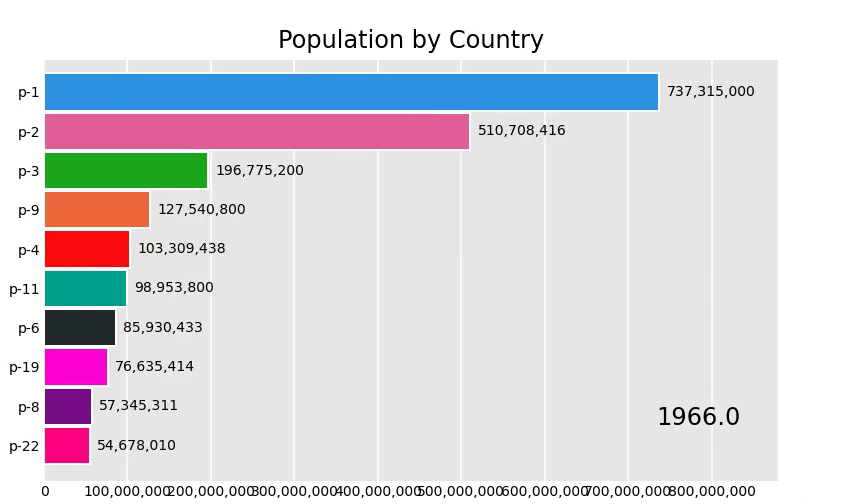
#> input picture frame 61 of population.mp4, 864 x 504 px
$ python '26.Background subtraction.py'
#> lines starting #> are read from the running program, lines starting #| are printed output that depends on the picture; after the words box and inside, x2 and y2 are one past the last pixel; in counts of white or black regions, pixels touching at a corner belong together
# Python code for Background subtraction using OpenCV
import numpy as np
import cv2

cap = cv2.VideoCapture(r'H:\MyGitCodes\population.mp4')
fgbg = cv2.createBackgroundSubtractorMOG2()

while(1):
	ret, frame = cap.read()
#> frame is the input picture: shape (504, 864, 3); mean B, G, R 222.9, 217.1, 218.8

	fgmask = fgbg.apply(frame)
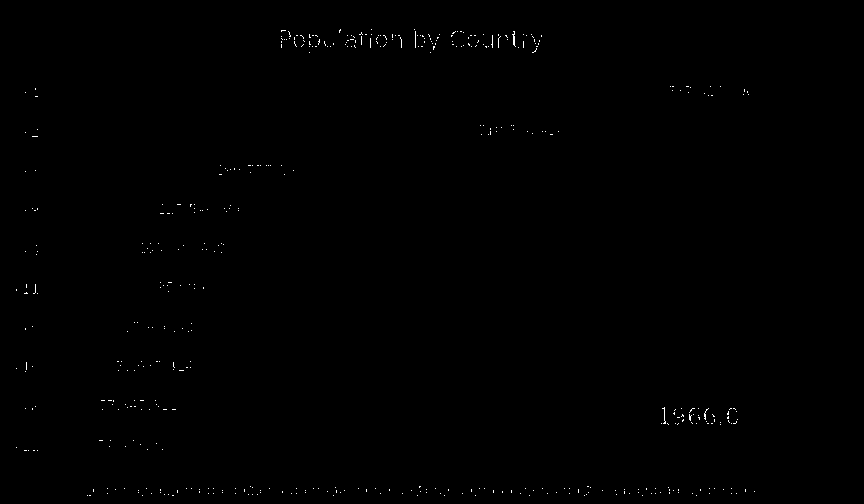
#> fgmask: shape (504, 864); values 127 (black) and 255 (white), 0.22% white in thin lines or dots, all inside (x1, y1, x2, y2) = (16, 29, 755, 496)

	cv2.imshow('fgmask', fgmask)
	cv2.imshow('frame',frame )


	k = cv2.waitKey(30) & 0xff
#> (key Esc is pressed here)
	if k == 27:
		break


cap.release()
cv2.destroyAllWindows()


#_____________________________________________________
# Python program to illustrate
# Background subtraction using
# concept of Running Averages

# organize imports
import cv2
import numpy as np

# capture frames from a camera
cap = cv2.VideoCapture(0)

# read the frames from the camera
_, img = cap.read()

# modify the data type
# setting to 32-bit floating point
averageValue1 = np.float32(img)

# loop runs if capturing has been initialized.
while(1):
	# reads frames from a camera
	_, img = cap.read()
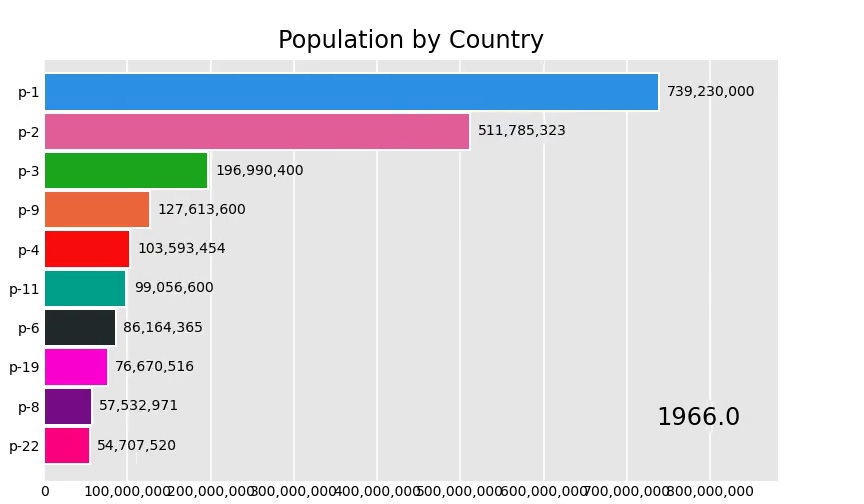
#> input picture frame 62 of population.mp4, 864 x 504 px, given in place of the camera
#> img is the input picture: shape (504, 864, 3); mean B, G, R 222.9, 217.1, 218.9

	# using the cv2.accumulateWeighted() function
	# that updates the running average
	cv2.accumulateWeighted(img, averageValue1, 0.02)

	# converting the matrix elements to absolute values
	# and converting the result to 8-bit.
	resultingFrames1 = cv2.convertScaleAbs(averageValue1)
#> averageValue1: shape (504, 864, 3) float32; mean B, G, R 223.9, 218, 219.8

	# Show two output windows
	# the input / original frames window
	cv2.imshow('InputWindow', img)

	# the window showing output of alpha value 0.02
	cv2.imshow('averageValue1', resultingFrames1)

	# Wait for Esc key to stop the program
	k = cv2.waitKey(30) & 0xff
#> (key Esc is pressed here)
	if k == 27:
		break

# Close the window
cap.release()

# De-allocate any associated memory usage
cv2.destroyAllWindows()

$ run again, starting later in the video
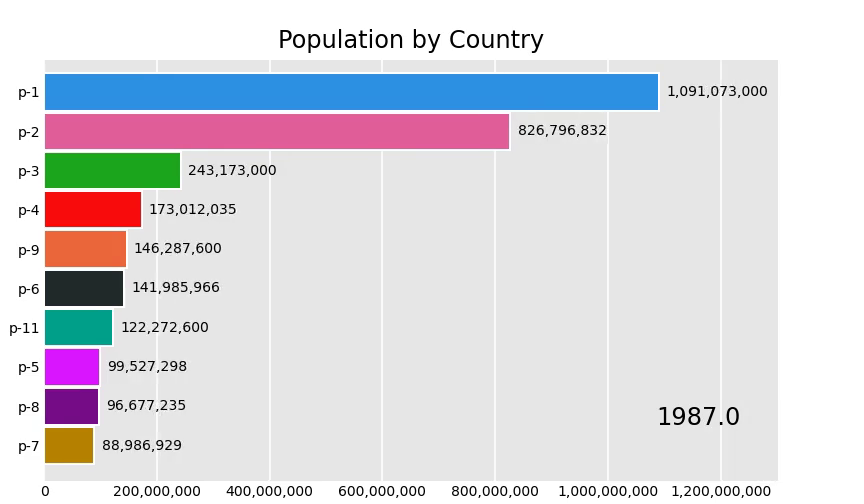
#> input picture frame 274 of population.mp4, 864 x 504 px
#> frame is the input picture: shape (504, 864, 3); mean B, G, R 223.1, 217.5, 219.1
#> `fgmask = fgbg.apply(frame)`:
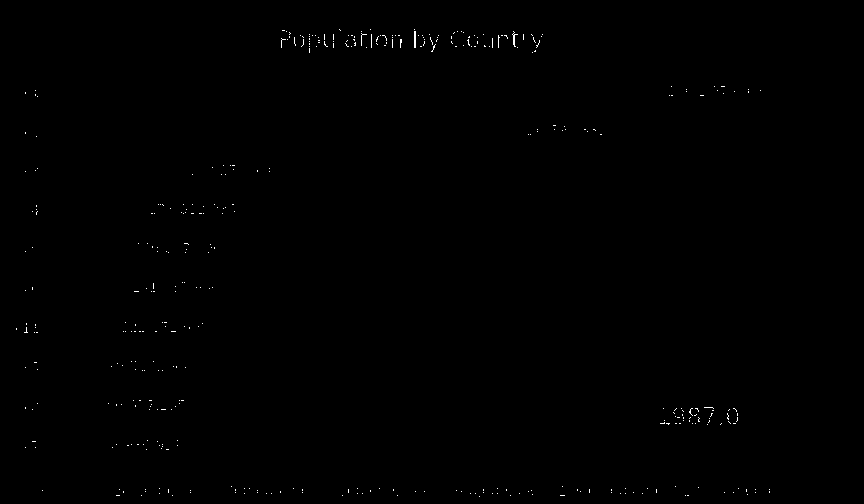
#> fgmask: shape (504, 864); values 127 (black) and 255 (white), 0.21% white in thin lines or dots, all inside (x1, y1, x2, y2) = (16, 29, 770, 497)
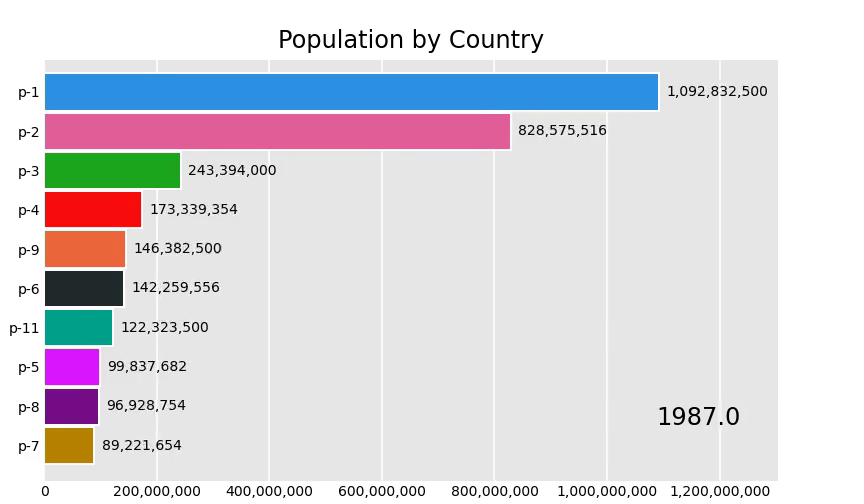
#> input picture frame 275 of population.mp4, 864 x 504 px, given in place of the camera
#> img is the input picture: shape (504, 864, 3); mean B, G, R 223.1, 217.5, 219.2

$ run again, starting later in the video
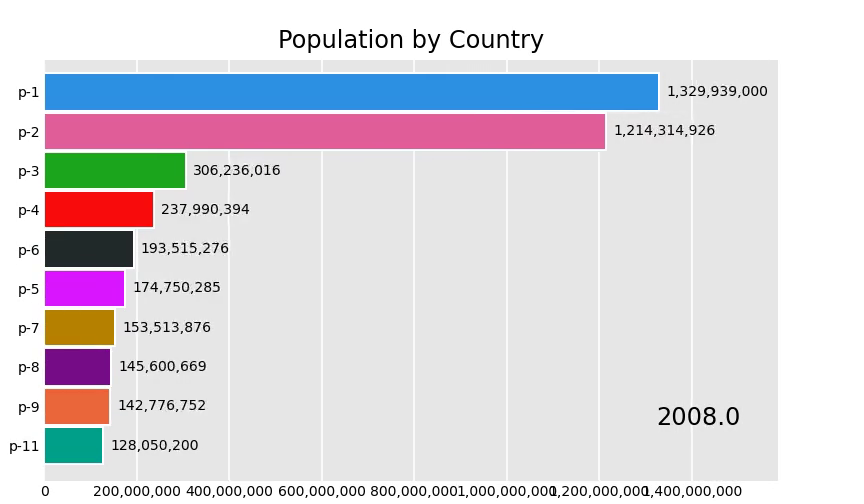
#> input picture frame 488 of population.mp4, 864 x 504 px
#> frame is the input picture: shape (504, 864, 3); mean B, G, R 221.7, 215.3, 218.6
#> `fgmask = fgbg.apply(frame)`:
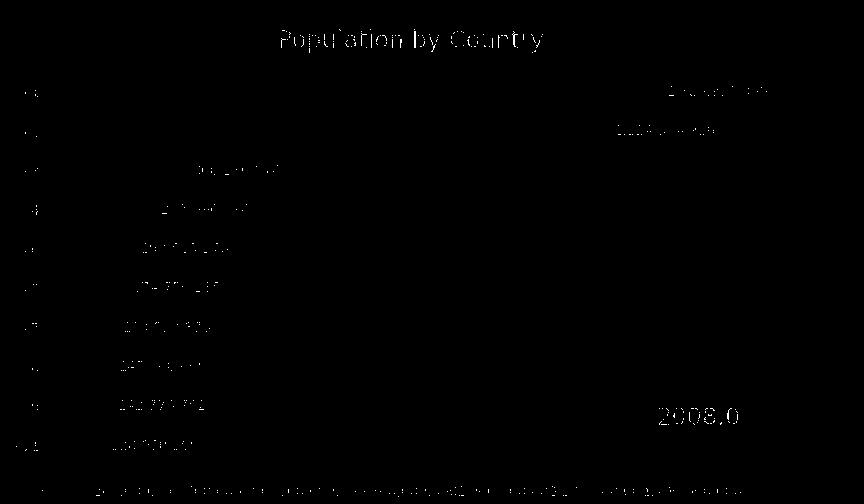
#> fgmask: shape (504, 864); values 127 (black) and 255 (white), 0.23% white in thin lines or dots, all inside (x1, y1, x2, y2) = (16, 29, 767, 497)
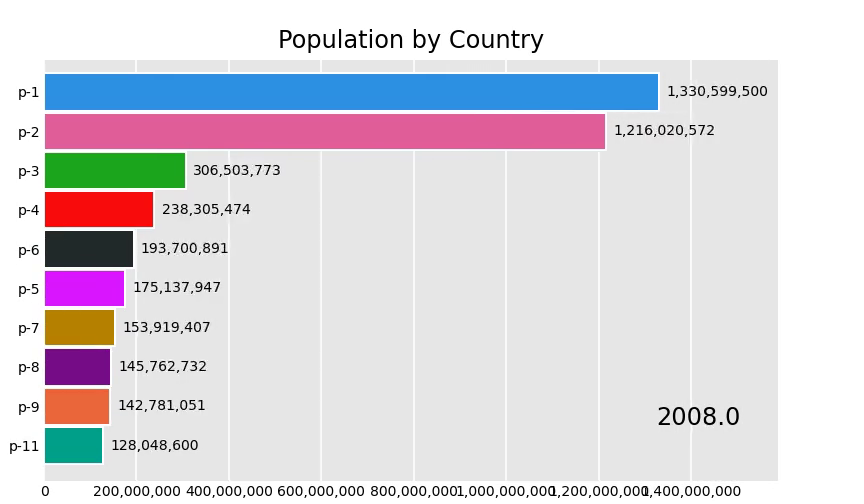
#> input picture frame 489 of population.mp4, 864 x 504 px, given in place of the camera
#> img is the input picture: shape (504, 864, 3); mean B, G, R 221.7, 215.4, 218.6
